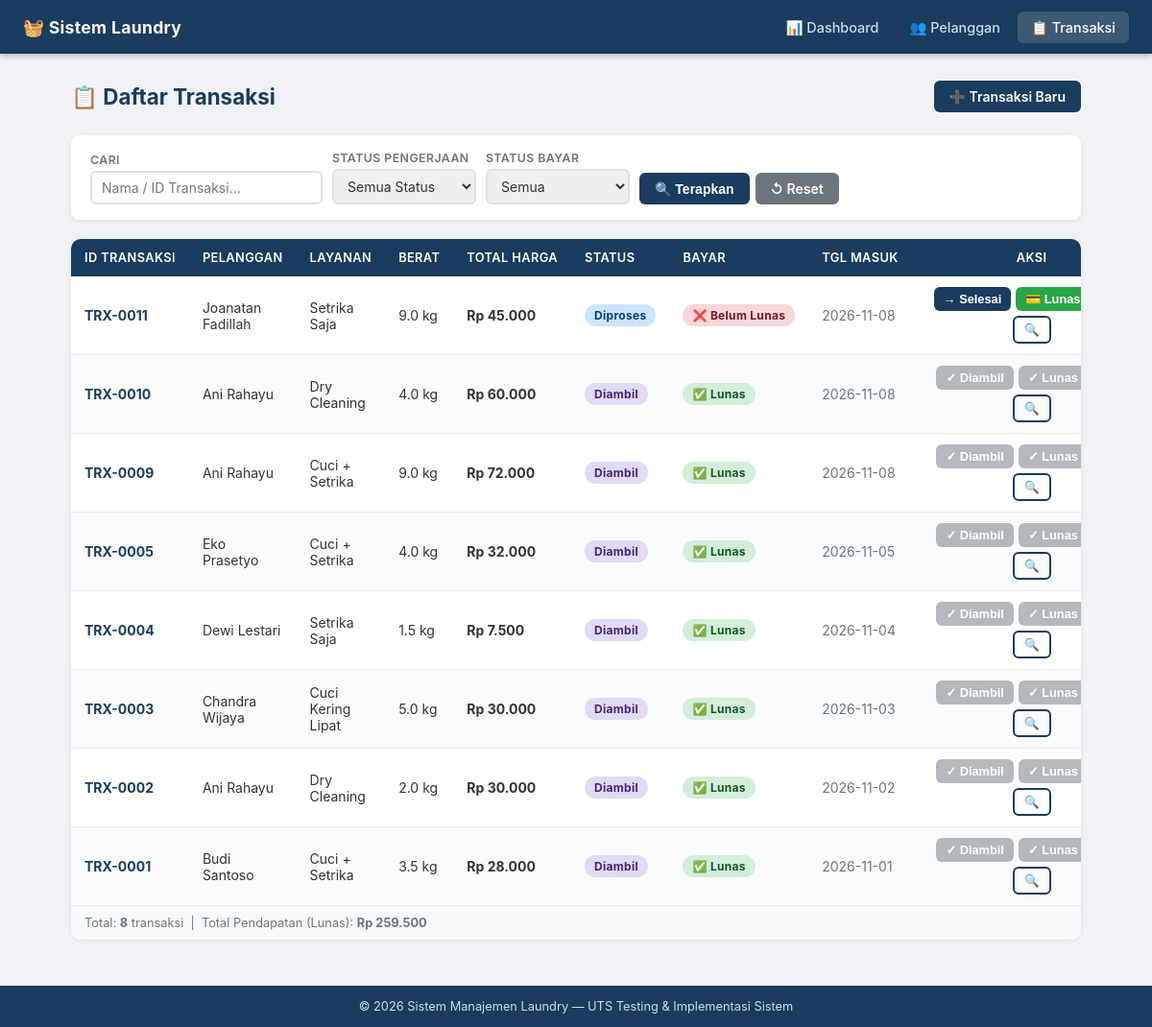
The app's page /transaksi with its own data.
### tables this page shows
CREATE TABLE transaksi (
            id                 INTEGER PRIMARY KEY AUTOINCREMENT,
            kode_transaksi     TEXT    NOT NULL UNIQUE,
            pelanggan_id       INTEGER NOT NULL,
            layanan_id         INTEGER NOT NULL,
            berat_kg           REAL    NOT NULL CHECK(berat_kg >= 0.5 AND berat_kg <= 50),
            total_harga        INTEGER NOT NULL,
            status_pengerjaan  TEXT    NOT NULL DEFAULT 'Diterima'
                               CHECK(status_pengerjaan IN ('Diterima','Diproses','Selesai','Diambil')),
            status_pembayaran  TEXT    NOT NULL DEFAULT 'Belum Lunas'
                               CHECK(status_pembayaran IN ('Belum Lunas','Lunas')),
            tanggal_masuk      TEXT    NOT NULL,
            catatan            TEXT,
            created_at         TEXT    NOT NULL DEFAULT CURRENT_TIMESTAMP,
            FOREIGN KEY (pelanggan_id) REFERENCES pelanggan(id) ON DELETE RESTRICT,
            FOREIGN KEY (layanan_id)   REFERENCES layanan(id)   ON DELETE RESTRICT
        );

CREATE TABLE pelanggan (
            id         INTEGER PRIMARY KEY AUTOINCREMENT,
            nama       TEXT    NOT NULL,
            no_hp      TEXT    NOT NULL UNIQUE,
            alamat     TEXT,
            created_at TEXT    NOT NULL DEFAULT CURRENT_TIMESTAMP
        );

CREATE TABLE layanan (
            id            INTEGER PRIMARY KEY AUTOINCREMENT,
            nama_layanan  TEXT    NOT NULL UNIQUE,
            tarif_per_kg  INTEGER NOT NULL CHECK(tarif_per_kg > 0)
        );

### app.py (the view)
@app.route('/transaksi')
def transaksi_list():
    f_status = request.args.get('status', '')
    f_bayar  = request.args.get('bayar', '')
    f_cari   = request.args.get('cari', '').strip()
    try:
        conn  = get_db_connection()
        query = '''
            SELECT t.id, t.kode_transaksi, p.nama AS nama_pelanggan,
                   l.nama_layanan, t.berat_kg, t.total_harga,
                   t.status_pengerjaan, t.status_pembayaran, t.tanggal_masuk
            FROM transaksi t
            JOIN pelanggan p ON t.pelanggan_id = p.id
            JOIN layanan   l ON t.layanan_id   = l.id
            WHERE 1=1
        '''
        params = []
        if f_status:
            query += ' AND t.status_pengerjaan = ?'
            params.append(f_status)
        if f_bayar:
            query += ' AND t.status_pembayaran = ?'
            params.append(f_bayar)
        if f_cari:
            query += ' AND (p.nama LIKE ? OR t.kode_transaksi LIKE ?)'
            params.extend([f'%{f_cari}%', f'%{f_cari}%'])
        query += ' ORDER BY t.id DESC'
        transaksi = conn.execute(query, params).fetchall()
        total_lunas = conn.execute(
            "SELECT COALESCE(SUM(total_harga),0) FROM transaksi WHERE status_pembayaran='Lunas'"
        ).fetchone()[0]
        conn.close()
    except sqlite3.Error as e:
        flash(f'Gagal memuat daftar transaksi: {e}', 'error')
        transaksi, total_lunas = [], 0
    return render_template('transaksi/index.html',
                           transaksi=transaksi,
                           total_lunas=total_lunas,
                           f_status=f_status,
                           f_bayar=f_bayar,
                           f_cari=f_cari,
                           status_list=STATUS_FLOW)

### app.py (called while the page is built)
def format_rupiah(angka):
    return f"Rp {int(angka):,}".replace(',', '.')

### database.py (called while the page is built)
def get_db_connection():
    conn = sqlite3.connect(DB_PATH)
    conn.row_factory = sqlite3.Row
    conn.execute("PRAGMA foreign_keys = ON")  # aktifkan foreign key constraint
    return conn

### templates/transaksi/index.html (shortened to what this page needs)
{% extends 'base.html' %}
{% block content %}
<div class="page-header">
    <h1 class="page-title">📋 Daftar Transaksi</h1>
    <a href="{{ url_for('transaksi_tambah') }}" class="btn btn-primary">➕ Transaksi Baru</a>
</div>
<form method="GET" action="{{ url_for('transaksi_list') }}">
    <div class="filter-bar">
        <div class="filter-group">
            <label>Cari</label>
            <input type="text" name="cari" value="{{ f_cari }}"
                   placeholder="Nama / ID Transaksi...">
        </div>
        <div class="filter-group">
            <label>Status Pengerjaan</label>
            <select name="status">
                <option value="">Semua Status</option>
            </select>
        </div>
        <div class="filter-group">
            <label>Status Bayar</label>
            <select name="bayar">
                <option value="">Semua</option>
            </select>
        </div>
        <div class="filter-group">
            <label>&nbsp;</label>
            <div style="display:flex; gap:6px;">
                <button type="submit" class="btn btn-primary">🔍 Terapkan</button>
                <a href="{{ url_for('transaksi_list') }}" class="btn btn-secondary">↺ Reset</a>
            </div>
        </div>
    </div>
</form>
<div class="card" style="padding: 0; overflow: hidden;">
    {% if transaksi %}
    <div class="table-wrapper">
        <table>
            <thead>
                <tr>
                    <th>ID Transaksi</th>
                    <th>Pelanggan</th>
                    <th>Layanan</th>
                    <th>Berat</th>
                    <th>Total Harga</th>
                    <th>Status</th>
                    <th>Bayar</th>
                    <th>Tgl Masuk</th>
                    <th style="min-width: 250px; text-align: center;">Aksi</th>
                </tr>
            </thead>
            <tbody>
                {% for t in transaksi %}
                <tr>
                    <td>
                        <a href="{{ url_for('transaksi_detail', tid=t.id) }}" class="fw-bold" title="Lihat detail transaksi">
                            {{ t.kode_transaksi }}
                        </a>
                    </td>
                    <td>{{ t.nama_pelanggan }}</td>
                    <td>{{ t.nama_layanan }}</td>
                    <td>{{ t.berat_kg }} kg</td>
                    <td class="fw-bold">{{ t.total_harga | rupiah }}</td>
                    <td>
                        {% set s = t.status_pengerjaan %}
                        <span class="badge badge-{{ s.lower().replace(' ', '-') }}">
                            {{ s }}
                        </span>
                    </td>
                    <td>
                        {% if t.status_pembayaran == 'Lunas' %}
                            <span class="badge badge-lunas">✅ Lunas</span>
                        {% else %}
                            <span class="badge badge-belum-lunas">❌ Belum Lunas</span>
                        {% endif %}
                    </td>
                    <td class="text-muted">{{ t.tanggal_masuk }}</td>
                    <td>
                        <div style="display: flex; gap: 5px; align-items: center; justify-content: center; flex-wrap: wrap;">
                            {% if t.status_pengerjaan == 'Diterima' %}
                                <form action="{{ url_for('transaksi_ubah_status', tid=t.id) }}" method="POST" style="display:inline;">
                                    <input type="hidden" name="status" value="Diproses">
                                    <button type="submit" class="btn btn-sm btn-primary" title="Ubah status menjadi Diproses">
                                        → Diproses
                                    </button>
                                </form>
                            {% elif t.status_pengerjaan == 'Diproses' %}
                                <form action="{{ url_for('transaksi_ubah_status', tid=t.id) }}" method="POST" style="display:inline;">
                                    <button type="submit" class="btn btn-sm btn-primary" title="Ubah status menjadi Selesai">
                                        → Selesai
                                    </button>
                                </form>
                            {% else %}
                                <button class="btn btn-sm btn-secondary disabled" disabled title="Status transaksi sudah final (Diambil)">
                                    ✓ Diambil
                                </button>
                            {% endif %}
                            {% if t.status_pembayaran == 'Belum Lunas' %}
                                <form action="{{ url_for('transaksi_lunas', tid=t.id) }}" method="POST" style="display:inline;">
                                    <button type="submit" class="btn btn-sm btn-success"
                                            onclick="return confirm('Tandai pembayaran transaksi {{ t.kode_transaksi }} sebagai Lunas?')"
                                            title="Tandai Pembayaran Lunas">
                                        💳 Lunas
                                    </button>
                                </form>
                            {% else %}
                                <button class="btn btn-sm btn-secondary disabled" disabled title="Pembayaran sudah Lunas">
                                    ✓ Lunas
                                </button>
                            {% endif %}
                            <a href="{{ url_for('transaksi_detail', tid=t.id) }}"
                               class="btn btn-sm btn-outline" title="Lihat detail lengkap transaksi">
                                🔍
                            </a>
                        </div>
                    </td>
                </tr>
                {% endfor %}
            </tbody>
        </table>
    </div>
    <div class="table-footer">
        Total: <strong>{{ transaksi | length }}</strong> transaksi
        &nbsp;|&nbsp;
        Total Pendapatan (Lunas): <strong>{{ total_lunas | rupiah }}</strong>
    </div>
    {% endif %}
</div>
{% endblock %}

### static/css/style.css (style rules this page uses)
*, *::before, *::after { box-sizing: border-box; margin: 0; padding: 0; }
body { font-family: -apple-system, BlinkMacSystemFont, 'Segoe UI', Roboto, sans-serif; font-size: 15px; color: #333; background-color: #f0f2f5; min-height: 100vh; display: flex; flex-direction: column; }
a { color: #1a3c5e; text-decoration: none; }
.page-header { display: flex; align-items: center; justify-content: space-between; margin-bottom: 24px; flex-wrap: wrap; gap: 12px; }
.page-title { font-size: 1.4rem; font-weight: 700; color: #1a3c5e; display: flex; align-items: center; gap: 8px; }
.btn { display: inline-flex; align-items: center; gap: 6px; padding: 8px 16px; border-radius: 6px; font-size: 0.875rem; font-weight: 600; cursor: pointer; border: none; transition: background 0.15s, transform 0.1s, box-shadow 0.15s; text-decoration: none; white-space: nowrap; }
.btn-primary { background-color: #1a3c5e; color: #fff; }
.btn-success { background-color: #28a745; color: #fff; }
.btn-secondary { background-color: #6c757d; color: #fff; }
.btn-outline { background-color: transparent; border: 2px solid #1a3c5e; color: #1a3c5e; }
.btn-sm { padding: 5px 10px; font-size: 0.8rem; }
.btn:disabled, .btn.disabled { opacity: 0.5; cursor: not-allowed; transform: none; box-shadow: none; }
.card { background: #fff; border-radius: 10px; box-shadow: 0 1px 4px rgba(0,0,0,0.08); padding: 20px 24px; margin-bottom: 20px; }
.table-wrapper { overflow-x: auto; border-radius: 8px; }
table { width: 100%; border-collapse: collapse; font-size: 0.875rem; }
table thead tr { background-color: #1a3c5e; color: #fff; }
table thead th { padding: 12px 14px; text-align: left; font-weight: 600; font-size: 0.8rem; text-transform: uppercase; letter-spacing: 0.4px; white-space: nowrap; }
table tbody tr { border-bottom: 1px solid #e9ecef; transition: background 0.1s; }
table tbody tr:last-child { border-bottom: none; }
table tbody tr:nth-child(even) { background-color: #fafbfc; }
table tbody td { padding: 11px 14px; vertical-align: middle; }
table tbody td a { color: #1a3c5e; font-weight: 600; }
.table-footer { padding: 10px 14px; font-size: 0.8rem; color: #6c757d; background-color: #f8f9fa; border-top: 1px solid #e9ecef; border-radius: 0 0 8px 8px; }
.badge { display: inline-flex; align-items: center; padding: 4px 10px; border-radius: 20px; font-size: 0.75rem; font-weight: 700; white-space: nowrap; letter-spacing: 0.3px; }
.badge-diproses { background-color: #cce5ff; color: #004085; }
.badge-diambil { background-color: #e2d9f3; color: #432874; }
.badge-lunas { background-color: #d4edda; color: #155724; }
.badge-belum-lunas { background-color: #f8d7da; color: #721c24; }
.filter-bar { display: flex; gap: 10px; align-items: flex-end; flex-wrap: wrap; background: #fff; padding: 16px 20px; border-radius: 8px; box-shadow: 0 1px 4px rgba(0,0,0,0.08); margin-bottom: 20px; }
.filter-bar .filter-group { display: flex; flex-direction: column; gap: 4px; }
.filter-bar label { font-size: 0.775rem; font-weight: 600; color: #6c757d; text-transform: uppercase; letter-spacing: 0.4px; }
.filter-bar select, .filter-bar input { padding: 7px 10px; border: 2px solid #dee2e6; border-radius: 6px; font-size: 0.875rem; font-family: inherit; color: #333; min-width: 150px; }
.text-muted { color: #6c757d; }
.fw-bold { font-weight: 700; }

### records on screen
transaksi: kode_transaksi "TRX-0011", nama_pelanggan "Joanatan Fadillah", nama_layanan "Setrika Saja", berat_kg "9.0", total_harga|rupiah "Rp 45.000", status_pengerjaan "Diproses", status_pembayaran "❌ Belum Lunas", tanggal_masuk "2026-11-08"
transaksi: kode_transaksi "TRX-0010", nama_pelanggan "Ani Rahayu", nama_layanan "Dry Cleaning", berat_kg "4.0", total_harga|rupiah "Rp 60.000", status_pengerjaan "Diambil", status_pembayaran "✅ Lunas", tanggal_masuk "2026-11-08", shows "✓ Diambil"
transaksi: kode_transaksi "TRX-0009", nama_pelanggan "Ani Rahayu", nama_layanan "Cuci + Setrika", berat_kg "9.0", total_harga|rupiah "Rp 72.000", status_pengerjaan "Diambil", status_pembayaran "✅ Lunas", tanggal_masuk "2026-11-08", shows "✓ Diambil"
transaksi: kode_transaksi "TRX-0005", nama_pelanggan "Eko Prasetyo", nama_layanan "Cuci + Setrika", berat_kg "4.0", total_harga|rupiah "Rp 32.000", status_pengerjaan "Diambil", status_pembayaran "✅ Lunas", tanggal_masuk "2026-11-05", shows "✓ Diambil"
transaksi: kode_transaksi "TRX-0004", nama_pelanggan "Dewi Lestari", nama_layanan "Setrika Saja", berat_kg "1.5", total_harga|rupiah "Rp 7.500", status_pengerjaan "Diambil", status_pembayaran "✅ Lunas", tanggal_masuk "2026-11-04", shows "✓ Diambil"
transaksi: kode_transaksi "TRX-0003", nama_pelanggan "Chandra Wijaya", nama_layanan "Cuci Kering Lipat", berat_kg "5.0", total_harga|rupiah "Rp 30.000", status_pengerjaan "Diambil", status_pembayaran "✅ Lunas", tanggal_masuk "2026-11-03", shows "✓ Diambil"
transaksi: kode_transaksi "TRX-0002", nama_pelanggan "Ani Rahayu", nama_layanan "Dry Cleaning", berat_kg "2.0", total_harga|rupiah "Rp 30.000", status_pengerjaan "Diambil", status_pembayaran "✅ Lunas", tanggal_masuk "2026-11-02", shows "✓ Diambil"
transaksi: kode_transaksi "TRX-0001", nama_pelanggan "Budi Santoso", nama_layanan "Cuci + Setrika", berat_kg "3.5", total_harga|rupiah "Rp 28.000", status_pengerjaan "Diambil", status_pembayaran "✅ Lunas", tanggal_masuk "2026-11-01", shows "✓ Diambil"

### other values on screen
{{ transaksi | length }} "8"
{{ total_lunas | rupiah }} "Rp 259.500"
